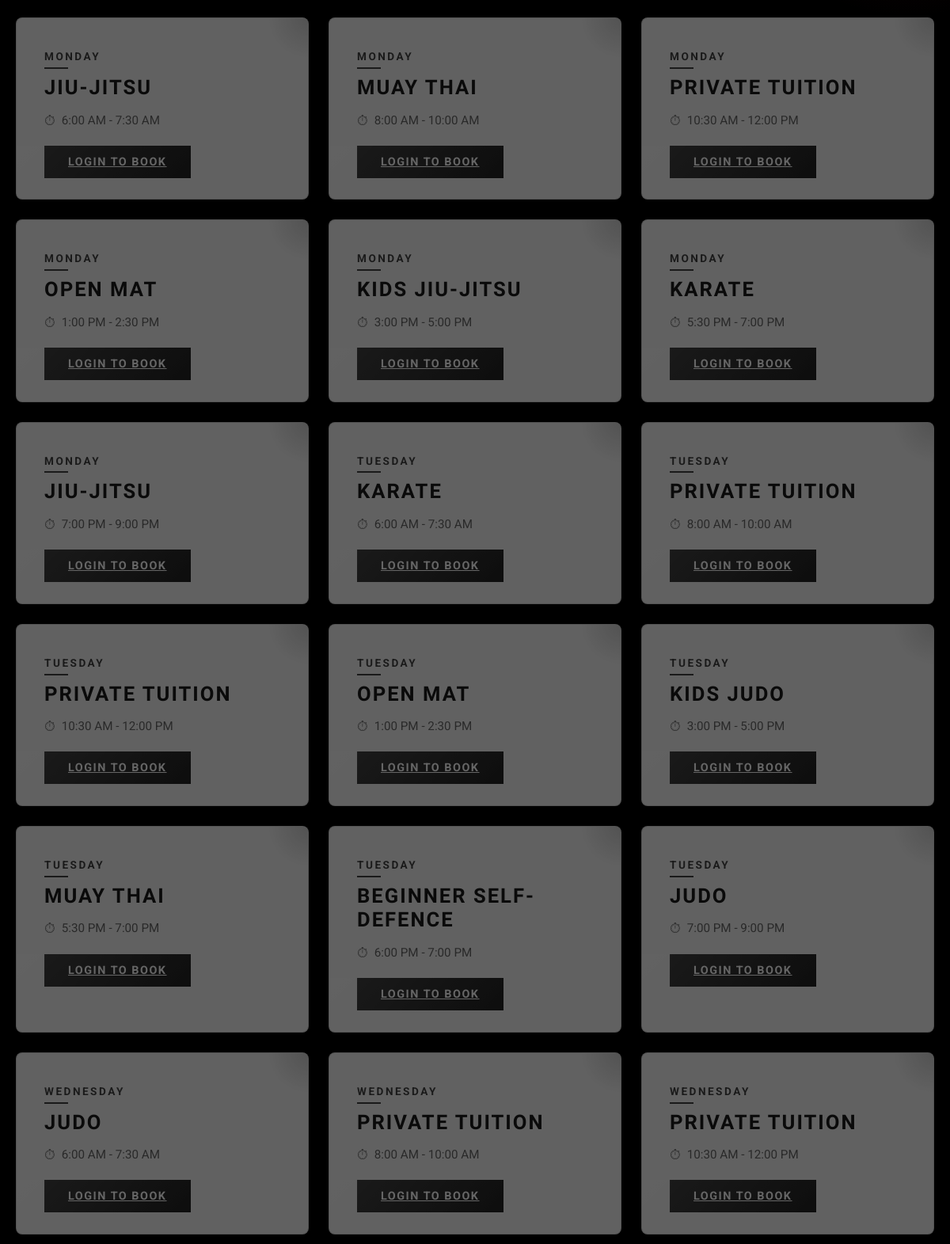
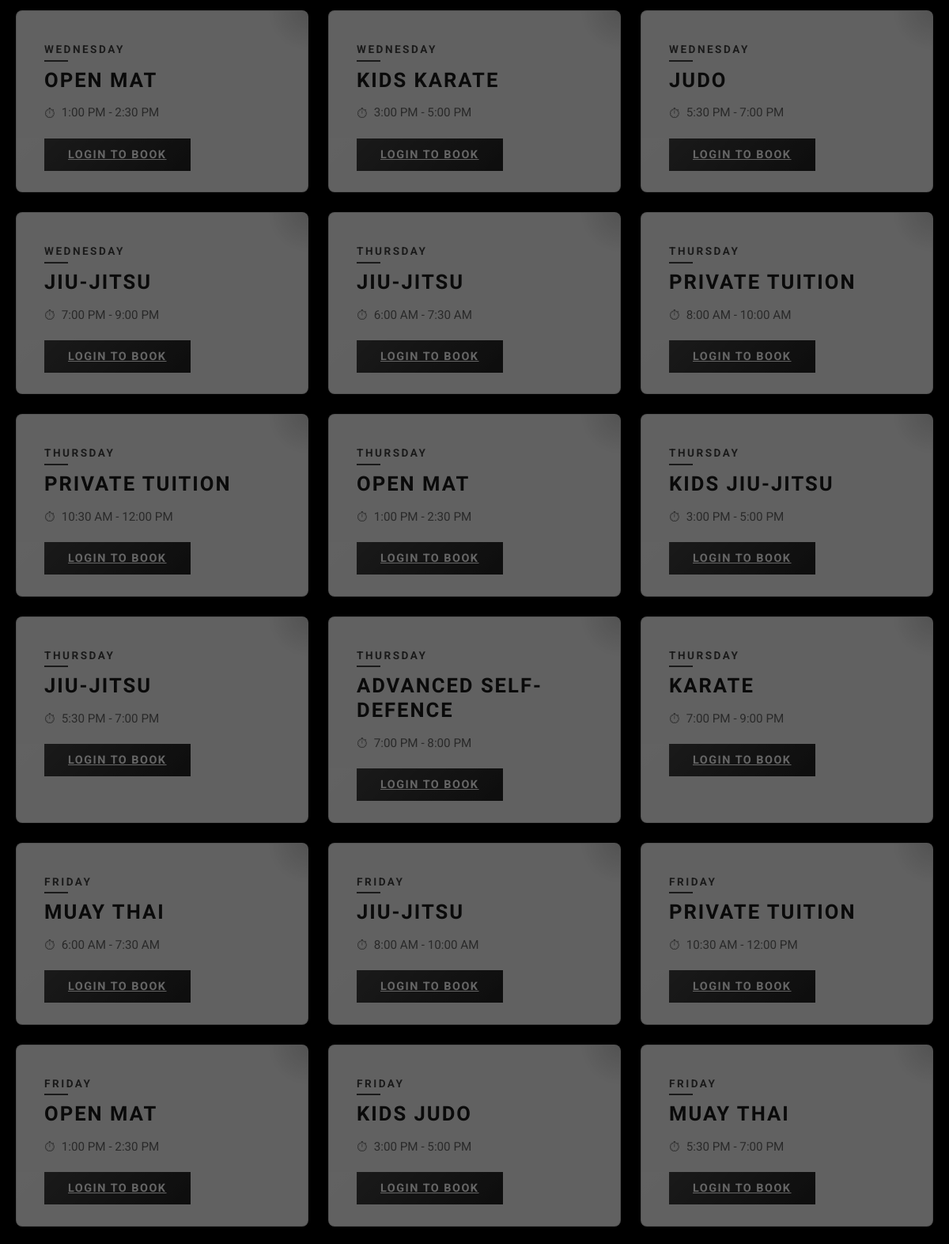
The app's page /classes_premium.php (middle part), older data (2 pictures, top to bottom).
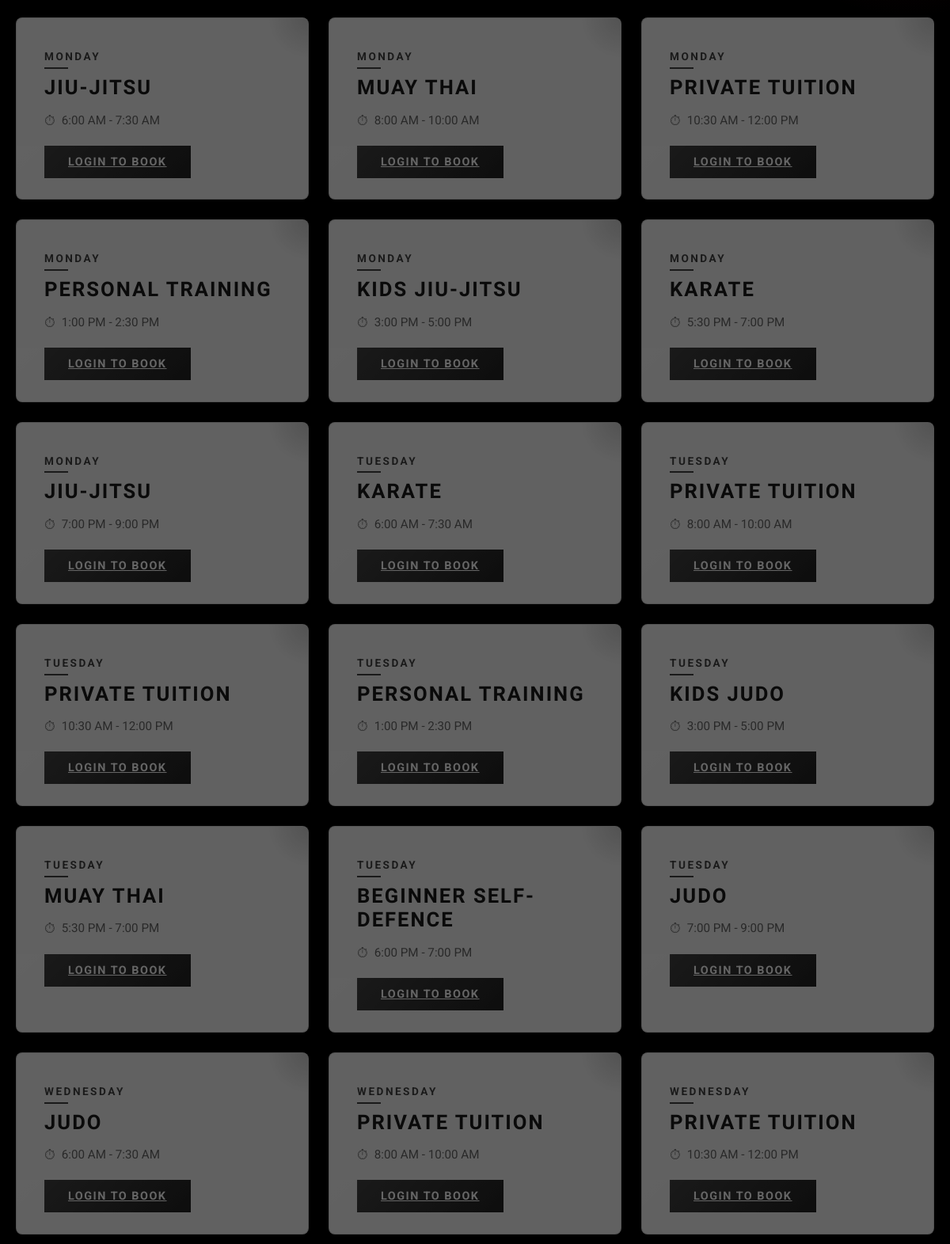
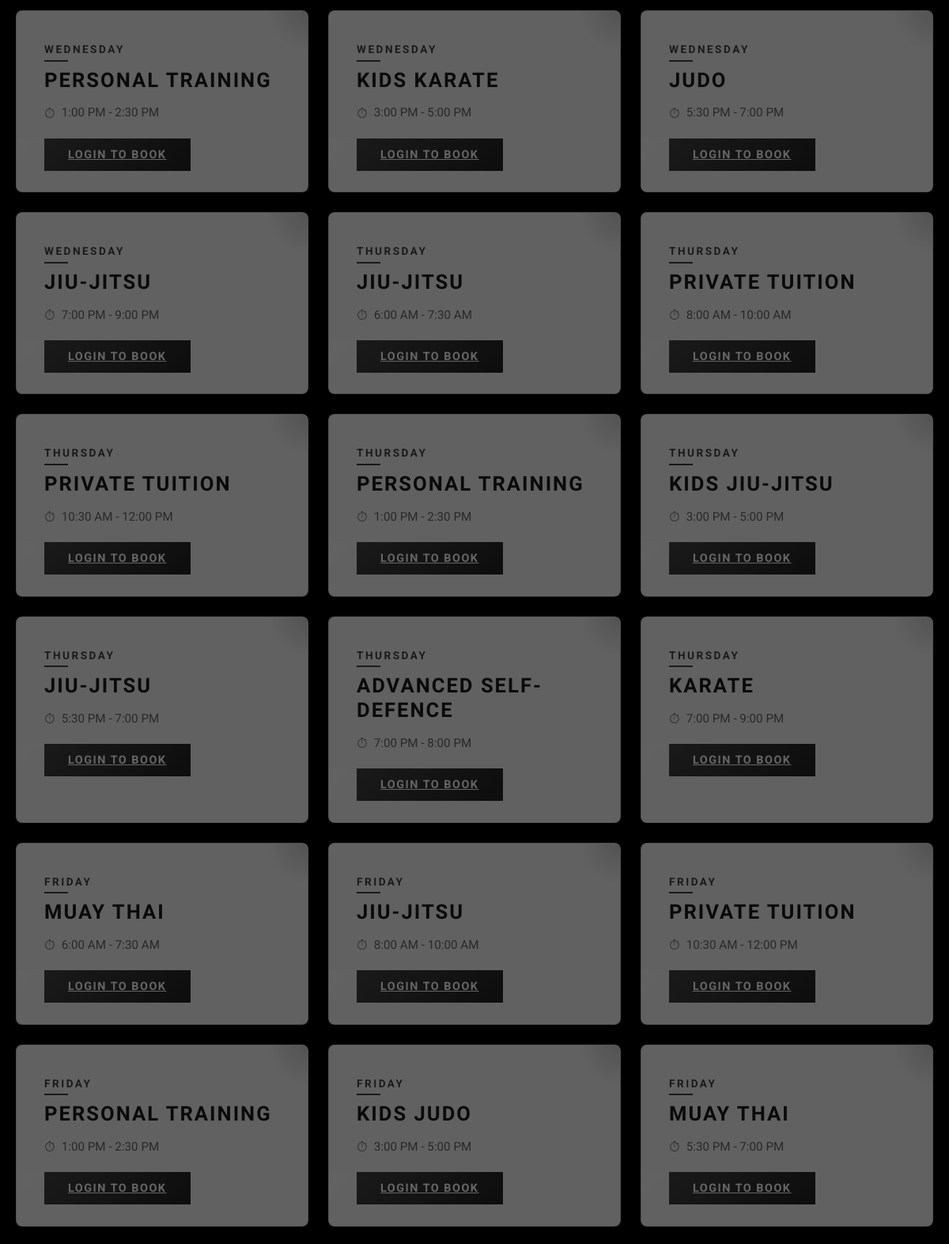
The same page, newer data (2 pictures, top to bottom).
### tables this page shows
CREATE TABLE `classes` (
  `id` int(11) NOT NULL,
  `class_name` varchar(100) NOT NULL,
  `day_of_week` enum('Monday','Tuesday','Wednesday','Thursday','Friday','Saturday','Sunday') NOT NULL,
  `start_time` time NOT NULL,
  `end_time` time NOT NULL,
  `martial_art` varchar(50) NOT NULL,
  `age_group` varchar(20) DEFAULT 'Adult',
  `is_kids_class` tinyint(1) DEFAULT 0
);

### classes_premium.php (the view, shortened to what this page needs)
<?php
include 'includes/db.php';
include 'includes/header.php';
?>
<section class="schedule-section">
    <div class="container">
        <div class="schedule-grid">
            <?php
            $sql = "SELECT id, class_name, day_of_week, start_time, end_time, martial_art, age_group, is_kids_class
                FROM classes
                ORDER BY FIELD(day_of_week, 'Monday','Tuesday','Wednesday','Thursday','Friday','Saturday','Sunday'), start_time";
            $stmt = $conn->prepare($sql);
            $stmt->execute();
            $result = $stmt->get_result();
            if ($result && $result->num_rows > 0):
            while($class = $result->fetch_assoc()):
                $access_check = ['can_book' => false, 'reason' => 'Login to book'];
                $locked_class = $access_check['can_book'] ? '' : 'locked';
                $class_filter = strtolower(str_replace(' ', '-', $class['martial_art']));
                if ($class['is_kids_class'] == 1) {
                    $class_filter = 'kids';
                }
            ?>
                <div class="class-slot <?php echo htmlspecialchars($locked_class, ENT_QUOTES, 'UTF-8'); ?>"
                     data-art="<?php echo htmlspecialchars($class_filter, ENT_QUOTES, 'UTF-8'); ?>"
                     data-kids="<?php echo ($class['is_kids_class'] == 1) ? 'kids' : 'adult'; ?>"
                     style="background: rgba(255, 255, 255, 0.95); color: #1a1a2e; border: 1px solid rgba(220, 20, 60, 0.2);">
                    <div class="class-day" style="color: var(--color-primary);"><?php echo htmlspecialchars($class['day_of_week'], ENT_QUOTES, 'UTF-8'); ?></div>
                    <h4 style="color: #1a1a2e;"><?php echo htmlspecialchars($class['class_name'], ENT_QUOTES, 'UTF-8'); ?></h4>
                    <p class="class-time" style="color: #666;">
                        <?php echo htmlspecialchars(date('g:i A', strtotime($class['start_time'])) . ' - ' . date('g:i A', strtotime($class['end_time'])), ENT_QUOTES, 'UTF-8'); ?>
                    </p>
                    <?php if (isset($_SESSION['user_id'])): ?>
                        <?php if ($access_check['can_book']): ?>
                            <button class="book-btn" onclick="validateBooking(<?php echo (int)$class['id']; ?>, '<?php echo htmlspecialchars($class['class_name'], ENT_QUOTES, 'UTF-8'); ?>', event)">
                                📅 Book Now
                            </button>
                        <?php else: ?>
                            <button class="book-btn" disabled title="<?php echo htmlspecialchars($access_check['reason'], ENT_QUOTES, 'UTF-8'); ?>">
                                🔒 <?php echo strlen($access_check['reason']) > 25 ? 'Restricted' : htmlspecialchars($access_check['reason'], ENT_QUOTES, 'UTF-8'); ?>
                            </button>
                        <?php endif; ?>
                    <?php else: ?>
                        <a href="login.php" class="book-btn">Login to Book</a>
                    <?php endif; ?>
                </div>
            <?php endwhile; else: ?>
                <p class="text-center text-muted" style="grid-column: 1 / -1;">No classes scheduled yet. Please check back soon.</p>
            <?php endif; ?>
        </div>
    </div>
</section>
<?php include 'includes/footer.php'; ?>

### includes/header.php (shortened to what this page needs)
<!DOCTYPE html>
<html lang="en">
<head>
  <link href="https://cdn.jsdelivr.net/npm/bootstrap@5.3.0/dist/css/bootstrap.min.css" rel="stylesheet">
  <link rel="stylesheet" href="https://cdn.jsdelivr.net/npm/bootstrap-icons@1.11.1/font/bootstrap-icons.css">
  <link href="css/sport-theme.css?v=<?php echo time(); ?>" rel="stylesheet">
</head>
<body>

### includes/footer.php (shortened to what this page needs)
</body>
</html>

### css/sport-theme.css (style rules this page uses)
:root { --font-heading: 'Oswald', sans-serif; --font-nike: 'Montserrat', sans-serif; --font-body: 'Roboto', sans-serif; --font-mono: 'JetBrains Mono', monospace; --color-primary: #DC143C; --color-primary-dark: #a00000; --color-primary-light: #ff1744; --color-black: #000000; --color-dark: #000000; --color-dark-blue: #16213e; --color-white: #FFFFFF; --color-grey: #f5f5f58d; --color-grey-light: #f8f9fa; --color-grey-dark: #666666; --color-border: #e0e0e0; --color-deep-dark: #1a1a2e; --gradient-primary: linear-gradient(135deg, #DC143C 0%, #a00000 100%); --gradient-dark: linear-gradient(135deg, #1a1a2e 0%, #16213e 100%); --gradient-hero: linear-gradient(135deg, #1a1a2e 0%, #16213e 50%, #0f3460 100%); --shadow-sm: 0 2px 8px rgba(0, 0, 0, 0.08); --shadow-md: 0 4px 16px rgba(0, 0, 0, 0.12); --shadow-lg: 0 8px 32px rgba(0, 0, 0, 0.16); --shadow-xl: 0 12px 48px rgba(0, 0, 0, 0.24); --shadow-primary: 0 8px 24px rgba(220, 20, 60, 0.4); --spacing-xs: 8px; --spacing-sm: 16px; --spacing-md: 24px; --spacing-lg: 40px; --spacing-xl: 80px; --transition-fast: 0.2s ease; --transition-smooth: cubic-bezier(0.4, 0, 0.2, 1); --transition-bounce: cubic-bezier(0.68, -0.55, 0.265, 1.55); }
* { margin: 0; padding: 0; box-sizing: border-box; }
body { font-family: var(--font-body); color: var(--color-black); line-height: 1.6; overflow-x: hidden; background: var(--color-white); -webkit-font-smoothing: antialiased; -moz-osx-font-smoothing: grayscale; }
h1, h2, h3, h4, h5, h6 { font-family: var(--font-heading); font-weight: 700; text-transform: uppercase; letter-spacing: 2px; color: var(--color-dark); }
html { scroll-behavior: smooth; }
.schedule-section { background: var(--color-black); color: var(--color-white); padding: var(--spacing-xl) 0; position: relative; overflow: hidden; }
.schedule-section::before { content: ''; position: absolute; width: 500px; height: 500px; background: radial-gradient(circle, rgba(220, 20, 60, 0.15) 0%, transparent 70%); top: -200px; right: -200px; animation: floatRotate 20s ease-in-out infinite; }
.schedule-section .container { max-width: 1200px; margin: 0 auto; padding: 0 20px; position: relative; z-index: 1; }
.schedule-grid { display: grid; grid-template-columns: repeat(auto-fill, minmax(280px, 1fr)); gap: 25px; }
.class-slot { background: rgba(26, 26, 46, 0.75); backdrop-filter: blur(10px); -webkit-backdrop-filter: blur(10px); padding: 35px; border-left: 5px solid var(--color-primary); border: 1px solid rgba(255, 255, 255, 0.1); border-left: 5px solid var(--color-primary); transition: all 0.4s var(--transition-smooth); cursor: pointer; position: relative; overflow: hidden; border-radius: 8px; }
.class-slot::before { content: ''; position: absolute; top: 0; right: 0; width: 100px; height: 100px; background: radial-gradient(circle, rgba(220, 20, 60, 0.2) 0%, transparent 70%); transform: translate(50%, -50%); transition: all 0.6s var(--transition-smooth); }
.class-slot.locked { opacity: 0.4; cursor: not-allowed; border-left-color: #666; background: linear-gradient(135deg, #0f0f0f, #000); filter: grayscale(1); }
.class-day { font-size: 0.85rem; text-transform: uppercase; letter-spacing: 2.5px; color: var(--color-primary); margin-bottom: 12px; font-weight: 700; display: inline-block; position: relative; }
.class-day::after { content: ''; position: absolute; bottom: -4px; left: 0; width: 30px; height: 2px; background: var(--color-primary); }
.class-slot h4 { font-size: 1.6rem; margin-bottom: 12px; font-family: var(--font-heading); transition: color 0.3s; }
.class-time { font-size: 0.95rem; color: rgba(255,255,255,0.6); margin-bottom: 25px; display: flex; align-items: center; gap: 8px; }
.class-time::before { content: '⏱'; font-size: 1.1rem; }
.book-btn { background: var(--gradient-primary); border: none; color: var(--color-white); padding: 12px 30px; text-transform: uppercase; font-size: 0.9rem; font-weight: 700; cursor: pointer; transition: all 0.4s var(--transition-smooth); width: 100%; letter-spacing: 1.5px; position: relative; overflow: hidden; }
.book-btn::before { content: ''; position: absolute; inset: 0; background: linear-gradient(135deg, transparent 0%, rgba(255,255,255,0.3) 50%, transparent 100%); transform: translateX(-100%); transition: transform 0.6s; }
.container { max-width: 1200px; margin: 0 auto; padding: 0 20px; }

Row changes from the older to the newer data that the page shows:
changed classes (number 4 of 36 on the later page): class_name "OPEN MAT" → "PERSONAL TRAINING"
changed classes (number 11 of 36 on the later page): class_name "OPEN MAT" → "PERSONAL TRAINING"
changed classes (number 19 of 36 on the later page): class_name "OPEN MAT" → "PERSONAL TRAINING"
changed classes (number 26 of 36 on the later page): class_name "OPEN MAT" → "PERSONAL TRAINING"
changed classes (number 34 of 36 on the later page): class_name "OPEN MAT" → "PERSONAL TRAINING"
